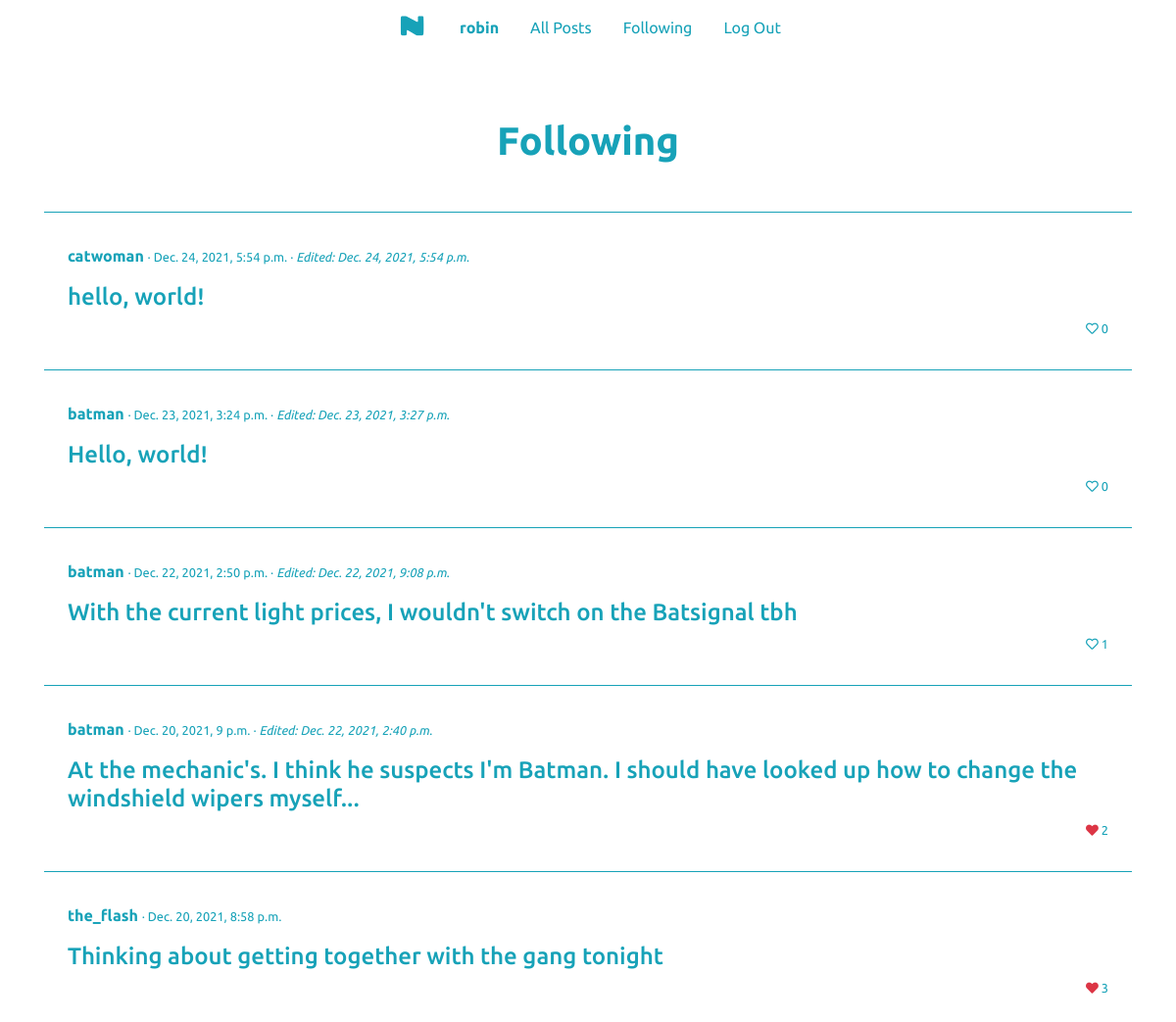
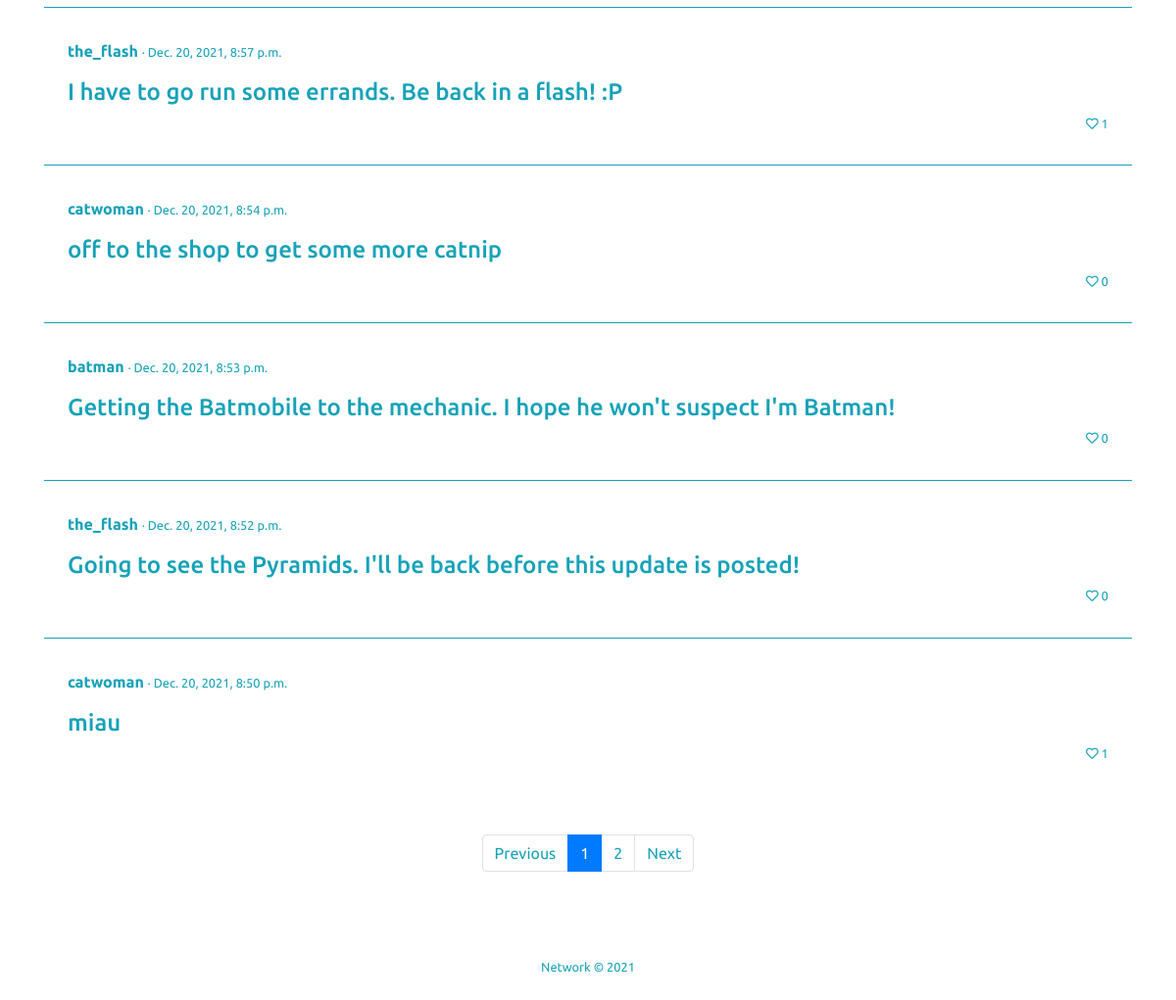
The page /network/following (signed in) on the database its author committed (2 pictures, top to bottom).
### network/models.py (models this page shows, shortened)
class User(AbstractUser):
    pass

class Post(models.Model):
    text = models.TextField(max_length=300)
    author = models.ForeignKey("User", on_delete=models.PROTECT, related_name="post_author")
    timestamp = models.DateTimeField(auto_now_add=True)
    modified = models.DateTimeField(auto_now=True)
    liked = models.ManyToManyField("User", blank=True, related_name="likedby")

### network/views.py (the view)
# urls.py: path("network/following", views.following, name="following"),
@login_required
def following(request):
    userinfo = User.objects.get(username=request.user)
    following = Following.objects.filter(user_id=userinfo).values_list('following', flat=True)
    postslist = Post.objects.filter(author__in=following).order_by("-timestamp")
    paginator = Paginator(postslist, 10) # Show 10 posts per page.
    page = request.GET.get('page', 1)
    try:
        posts = paginator.page(page)
    except PageNotAnInteger:
        posts = paginator.page(1)
    except EmptyPage:
        posts = paginator.page(paginator.num_pages)
    return render(request, "network/following.html", {
        "posts": posts,
        "user": userinfo
    })

### network/templates/network/following.html (shortened to what this page needs)
{% extends "network/layout.html" %}
{% load static %}
{% block body %}
    <div class="container mt-5 pt-3">
        <h1 class="text-info mb-5 text-center font-weight-bold">Following</h1>
        {% for post in posts %}
        <div class="border border-info border-bottom-0 border-left-0 border-right-0 text-info mb-2">
            <div class="mt-4 py-2 px-4">
                <p>
                    <span><a href="{% url 'profile' post.author %}" class="viewprofile text-info font-weight-bold">{{ post.author }}</a></span>
                    {% if post.timestamp == post.modified %}
                        <span class="small"> · {{ post.timestamp }}</span>
                    {% else %}
                        <span class="small"> · {{ post.timestamp }} · <em>Edited: {{ post.modified }}</em></span>
                    {% endif %}
                </p>
                <h4 class="mt4">{{ post.text }}</h4>
                {% if user.is_authenticated %}
                    {% if user == post.author %}
                        <p class="small text-right">
                            <i class='far fa-heart heart like-author no-drop'></i> {{ post.liked.all.count }}
                        </p>
                    {% else %}
                        {% if user in post.liked.all %}
                            <p class="small text-right">
                                <i data-postid="{{ post.id }}" class='fas fa-heart text-danger heart heart-dislike'></i> {{ post.liked.all.count }}
                            </p>
                        {% else %}
                            <p class="small text-right">
                                <i data-postid="{{ post.id }}" class='far fa-heart heart heart-like'></i> {{ post.liked.all.count }}
                            </p>
                        {% endif %}
                    {% endif %}
                {% else %}
                    <p class="small text-right">
                        <i class='far fa-heart heart like-nonuser no-drop'></i> {{ post.liked.all.count }}
                    </p>
                {% endif %}
            </div>
        </div>
        {% empty %}
        <p>Ops! You don't follow anynone yet. Go follow some users and their posts will appear here! :)</p>
        {% endfor %}
        {% if posts.has_other_pages %}
        <ul class="pagination justify-content-center mt-5">
            {% if posts.has_previous %}
                <li class="page-item"><a href="?page={{ posts.previous_page_number }}" class="page-link text-info">Previous</a></li>
            {% else %}
                <li class="page-item disabled"><span class="page-link text-info">Previous</span></li>
            {% endif %}
            {% for i in posts.paginator.page_range %}
                {% if posts.number == i %}
                    <li class="page-item active activemine"><span class="page-link">{{ i }}</span></li>
                {% else %}
                    <li class="page-item"><a class="page-link text-info" href="?page={{ i }}">{{ i }}</a></li>
                {% endif %}
            {% endfor %}
            {% if posts.has_next %}
                <li class="page-item"><a href="?page={{ posts.next_page_number }}" class="page-link text-info">Next</a></li>
            {% else %}
                <li class="page-item disabled"><span class="page-link text-info">Next</span></li>
            {% endif %}
        </ul>
        {% endif %}
    </div>
{% endblock %}

### network/templates/network/layout.html (shortened to what this page needs)
{% load static %}
<!DOCTYPE html>
<html lang="en">
    <head>
        <link rel="stylesheet" href="https://stackpath.bootstrapcdn.com/bootstrap/4.4.1/css/bootstrap.min.css">
        <link href="{% static 'network/styles.css' %}" rel="stylesheet">
        <link rel="stylesheet" href="https://use.fontawesome.com/releases/v5.7.0/css/all.css">
    </head>
    <body class="d-flex flex-column min-vh-100">
        <nav class="navbar navbar-expand-lg bg-white justify-content-center">
            <div>
              <ul class="navbar-nav mr-auto">
                <li class="nav-item"><a class="nav-link text-info" href="{% url 'index' %}"><img src="{% static 'network/logo-nobg-xs.png' %}" class="logonav"></a></li>
                {% if user.is_authenticated %}
                    <li class="nav-item">
                        <a class="nav-link text-info px-3" href="{% url 'profile' user.username %}"><strong>{{ user.username }}</strong></a>
                    </li>
                {% endif %}
                <li class="nav-item">
                    <a class="nav-link text-info px-3" href="{% url 'allposts' %}">All Posts</a>
                </li>
                {% if user.is_authenticated %}
                    <li class="nav-item">
                        <a class="nav-link text-info px-3" href="{% url 'following' %}">Following</a>
                    </li>
                    <li class="nav-item">
                        <a class="nav-link text-info px-3" href="{% url 'logout' %}">Log Out</a>
                    </li>
                {% endif %}
              </ul>
            </div>
        </nav>
        <div class="body mb-5">
            {% block body %}
            {% endblock %}
        </div>
        <footer class="text-info text-center small mt-auto pt-4">Network &#169; 2021</footer>
    </body>
</html>

### network/static/network/styles.css (style rules this page uses)
:root { --blueinfo: #17a2b8; --blueinfohover: #138496; }
body { font-family: 'Ubuntu', sans-serif; }
footer { height: 100px; color: rgba(255,255,255,.5); }
.logonav { display: block; margin-left: auto; margin-right: auto; width: 50%; }
.activemine { background-color: var(--blueinfo) !important; color: white !important; }

### rows shown on the page
User: username "robin"
Post: author "catwoman", timestamp "Dec. 24, 2021, 5:54 p.m.", modified "Dec. 24, 2021, 5:54 p.m.", text "hello, world!", liked.all.count "0"
Post: author "batman", timestamp "Dec. 23, 2021, 3:24 p.m.", modified "Dec. 23, 2021, 3:27 p.m.", text "Hello, world!", liked.all.count "0"
Post: author "batman", timestamp "Dec. 22, 2021, 2:50 p.m.", modified "Dec. 22, 2021, 9:08 p.m.", text "With the current light prices, I wouldn't switch on the Batsignal tbh", liked.all.count "1"
Post: author "batman", timestamp "Dec. 20, 2021, 9 p.m.", modified "Dec. 22, 2021, 2:40 p.m.", text "At the mechanic's. I think he suspects I'm Batman. I should have looked up how to change the windshield wipers myself...", liked.all.count "2"
Post: author "the_flash", timestamp "Dec. 20, 2021, 8:58 p.m.", text "Thinking about getting together with the gang tonight", liked.all.count "3"
Post: author "the_flash", timestamp "Dec. 20, 2021, 8:57 p.m.", text "I have to go run some errands. Be back in a flash! :P", liked.all.count "1"
Post: author "catwoman", timestamp "Dec. 20, 2021, 8:54 p.m.", text "off to the shop to get some more catnip", liked.all.count "0"
Post: author "batman", timestamp "Dec. 20, 2021, 8:53 p.m.", text "Getting the Batmobile to the mechanic. I hope he won't suspect I'm Batman!", liked.all.count "0"
Post: author "the_flash", timestamp "Dec. 20, 2021, 8:52 p.m.", text "Going to see the Pyramids. I'll be back before this update is posted!", liked.all.count "0"
Post: author "catwoman", timestamp "Dec. 20, 2021, 8:50 p.m.", text "miau", liked.all.count "1"

### other values the page prints
{{ i }} "1"
{{ i }} "2"
